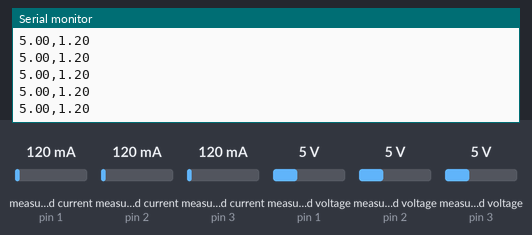
A sketch run on a simulated Arduino Uno, built with avr-gcc and run on an emulated ATmega328P. Shown: the last lines printed to the serial monitor. The test bench sets the inputs (shaded band); at power-on: measured current (sensors on pin 2, pin 1, pin 3) 120 mA, measured voltage (sensors on pin 2, pin 1, pin 3) 5 V.

Above: at 1.2 s.
1.3 s: measured current (sensor on pin 2) set to 40 mA
At 1.33 s:
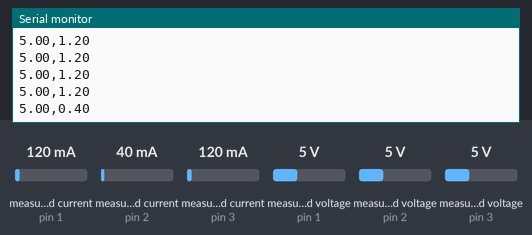
2.8 s: measured voltage (sensor on pin 2) set to 0.3 V
At 2.85 s:
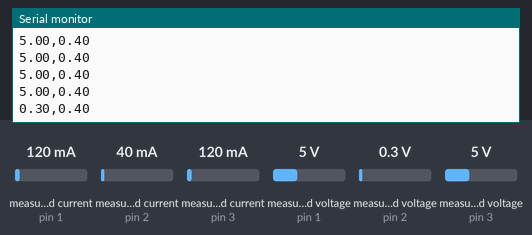
4.3 s: measured current (sensor on pin 2) set to 500 mA
At 4.37 s:
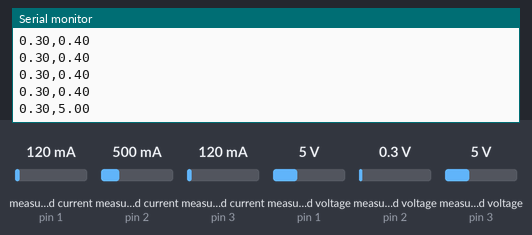
Timing chart, 0 to 7.3 s (numbered marks = the images above; inputs shaded):
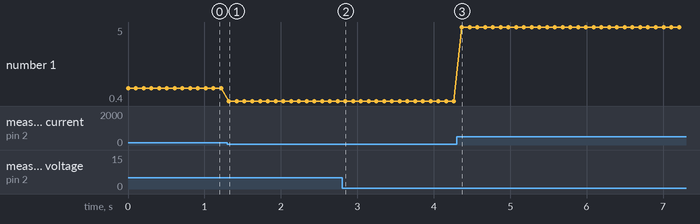

Measured:
- after the input at 1.3 s, the serial monitor: prints a new line at once (image 1)
- after the input at 2.8 s, the serial monitor: prints a new line at once (image 2)
- after the input at 4.3 s, the serial monitor: prints a new line after 0.07 s (image 3)
- plotted number 1: 1.2 → 0.4 after the input at 1.3 s

The sketch:

Programa_graficas.ino
```cpp
#include <Wire.h>
#include "SDL_Arduino_INA3221.h"

SDL_Arduino_INA3221 ina3221;

#define CHANNEL1 1
#define CHANNEL2 2
#define CHANNEL3 3

void setup(void) {
  Serial.begin(115200);
  Serial.println("Vbat,Ibat");
  ina3221.begin();
}

void loop(void) {
  float busvoltage1 = 0;
  float current_mA1 = 0;
  float potencia1 = 0;

  busvoltage1 = ina3221.getBusVoltage_V(CHANNEL1);
  current_mA1 = -ina3221.getCurrent_mA(CHANNEL1);  // Menos significa que la batería carga, más significa que se descarga
  potencia1 = busvoltage1*current_mA1/1000;
  /*Serial.print("Tensión entrada:    "); Serial.print(busvoltage1); Serial.println(" V");
  Serial.print("Intensidad entrada: "); Serial.print(current_mA1); Serial.println(" mA");
  Serial.print("Potencia entrada:   "); Serial.print(potencia1); Serial.println(" W");
  Serial.println("");*/

  float busvoltage2 = 0;
  float current_mA2 = 0;
  float potencia2 = 0;

  busvoltage2 = ina3221.getBusVoltage_V(CHANNEL2);
  current_mA2 = ina3221.getCurrent_mA(CHANNEL2);
  potencia2 = busvoltage2*current_mA2/1000;
  Serial.print(busvoltage2);
  Serial.print(",");
  Serial.println(current_mA2/100);
  /*Serial.print("Tensión batería:    "); Serial.print(busvoltage2); Serial.println(" V");
  Serial.print("Intensidad batería: "); Serial.print(current_mA2); Serial.println(" mA");
  Serial.print("Potencia batería:   "); Serial.print(potencia2); Serial.println(" W");
  Serial.println("");*/
  float busvoltage3 = 0;
  float current_mA3 = 0;
  float potencia3 = 0;

  busvoltage3 = ina3221.getBusVoltage_V(CHANNEL3);
  current_mA3 = ina3221.getCurrent_mA(CHANNEL3);
  potencia3 = busvoltage3*current_mA3/1000;
  /*Serial.print("Tensión consumo:    "); Serial.print(busvoltage3); Serial.println(" V");
  Serial.print("Intensidad consumo: "); Serial.print(current_mA3); Serial.println(" mA");
  Serial.print("Potencia consumo:   "); Serial.print(potencia3); Serial.println(" W");
  Serial.println("");*/

  delay(100);
}
```
